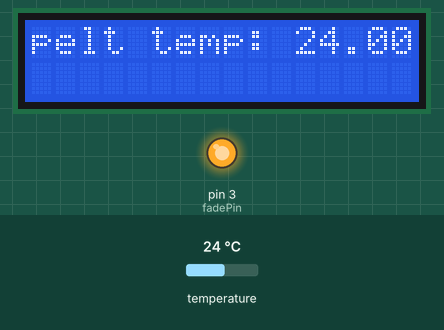
This sketch was run on a simulated Arduino Uno, built with avr-gcc and run on an emulated ATmega328P. Parts: 16×2 character LCD, output pins drawn as LEDs (lit = HIGH). The inputs (shaded band) are chosen by the test bench; at power-on: temperature 24 °C.

Above: at 1.2 s.
1.3 s: temperature set to 20.7 °C
At 2.8 s:
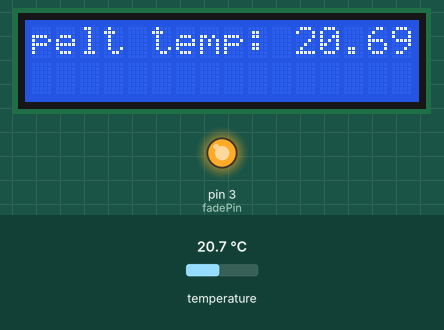
3.1 s: temperature set to 19.2 °C
At 3.8 s:
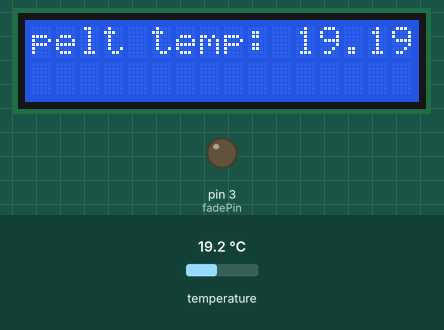
4.6 s: temperature set to 12 °C
At 4.9 s:
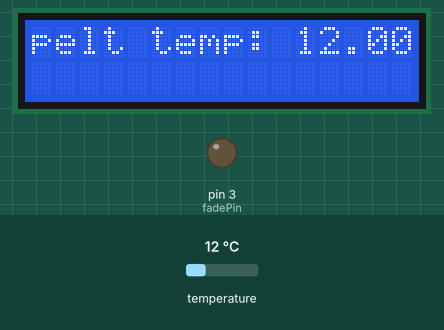
Timing chart, 0 to 7.6 s (numbered marks = the images above; inputs shaded):
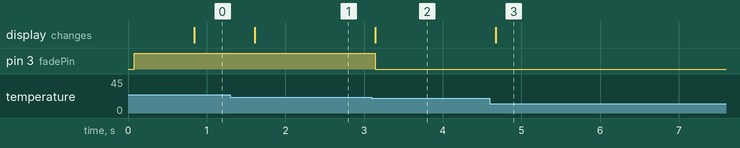

Measured:
- the behaviour switches between 20 and 19.9 °C on temperature (found by bisection; images 1 and 2)
- after the input at 1.3 s, the display: changes after 0.31 s (image 1)
- after the input at 3.1 s, pin 3 (fadePin): HIGH → LOW at once; the display: changes at once (image 2)
- after the input at 4.6 s, the display: changes after 0.07 s (image 3)

The sketch:

peltier_v02.ino
```cpp
//////////////////////////////////////////////////////////////////
//©2013 drafted by Jeremy VanDerWal
//initial control of temperature of a peltier with temperature
//////////////////////////////////////////////////////////////////
#include <OneWire.h>
#include <DallasTemperature.h>
#include <LiquidCrystal.h>

#define fadePin 3 //pin to control mosfet
#define tempPin 2 //one-wire pin to read temperature

OneWire oneWire(tempPin); // Setup a oneWire instance to communicate with any OneWire devices (not just Maxim/Dallas temperature ICs)
DallasTemperature sensors(&oneWire); // Pass our oneWire reference to Dallas Temperature.
LiquidCrystal lcd(8, 9, 4, 5, 6, 7); // select the pins used on the LCD panel

float target_temp = 20.00; //define the target temp
float cur_temp; // variable for the current temperature

void setup(){
  pinMode(fadePin, OUTPUT); //set the pinmode for the mosfet
  sensors.begin(); // Start up the library
  lcd.begin(16, 2);  // start the lcd library
  lcd.setCursor(0,0); // set cursor position
  lcd.print("pelt temp:"); // print a simple message
  analogWrite(fadePin, 255); //turn on the peltier
}

void loop(){
  sensors.requestTemperatures(); // Send the command to get temperatures
  cur_temp = sensors.getTempCByIndex(0);
  lcd.setCursor(11,0); // set cursor position
  lcd.print(cur_temp); // print the temperature
  if (cur_temp < target_temp) {
    analogWrite(fadePin, 0);  //turn off the peltier
  } else {
    analogWrite(fadePin, 255); //turn on the peltier
  }


}
```
